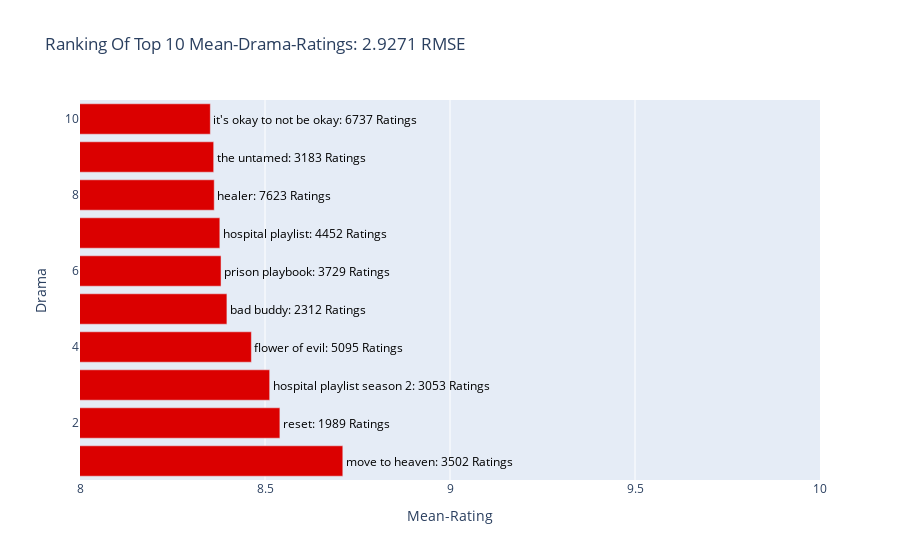

Source (notebook cell):
### Code cell
# creating the visual of the top mean ratings
trace = go.Bar(x = ranking_mean_rating['Rating-Mean'],
               text = ranking_mean_rating['Name'].astype(str) +': '+ ranking_mean_rating['Rating-Count'].astype(str) + ' Ratings',
               textposition = 'outside',
               textfont = dict(color = '#000000'),
               orientation = 'h',
               y = list(range(1, n+1)),
               marker = dict(color = '#db0000'))
# Create layout
layout = dict(title = 'Ranking Of Top {} Mean-Drama-Ratings: {:.4f} RMSE'.format(n, rmse),
              xaxis = dict(title = 'Mean-Rating',
                          range = (8, 10)),
              yaxis = dict(title = 'Drama'))
# Create plot
fig = go.Figure(data=[trace], layout=layout)
iplot(fig)

### Figure 1 — Plotly figure (JSON) as saved in the notebook; plotly's stock layout.template omitted (floating-point values rounded to 4 significant figures)
{"data": [{"marker": {"color": "#db0000"}, "orientation": "h", "text": ["move to heaven: 3502 Ratings", "reset: 1989 Ratings", "hospital playlist season 2: 3053 Ratings", "flower of evil: 5095 Ratings", "bad buddy: 2312 Ratings", "prison playbook: 3729 Ratings", "hospital playlist: 4452 Ratings", "healer: 7623 Ratings", "the untamed: 3183 Ratings", "it's okay to not be okay: 6737 Ratings"], "textfont": {"color": "#000000"}, "textposition": "outside", "type": "bar", "x": [8.71, 8.54, 8.513, 8.463, 8.397, 8.381, 8.378, 8.363, 8.361, 8.352], "y": [1, 2, 3, 4, 5, 6, 7, 8, 9, 10]}], "layout": {"title": {"text": "Ranking Of Top 10 Mean-Drama-Ratings: 2.9271 RMSE"}, "xaxis": {"range": [8, 10], "title": {"text": "Mean-Rating"}}, "yaxis": {"title": {"text": "Drama"}}}}
